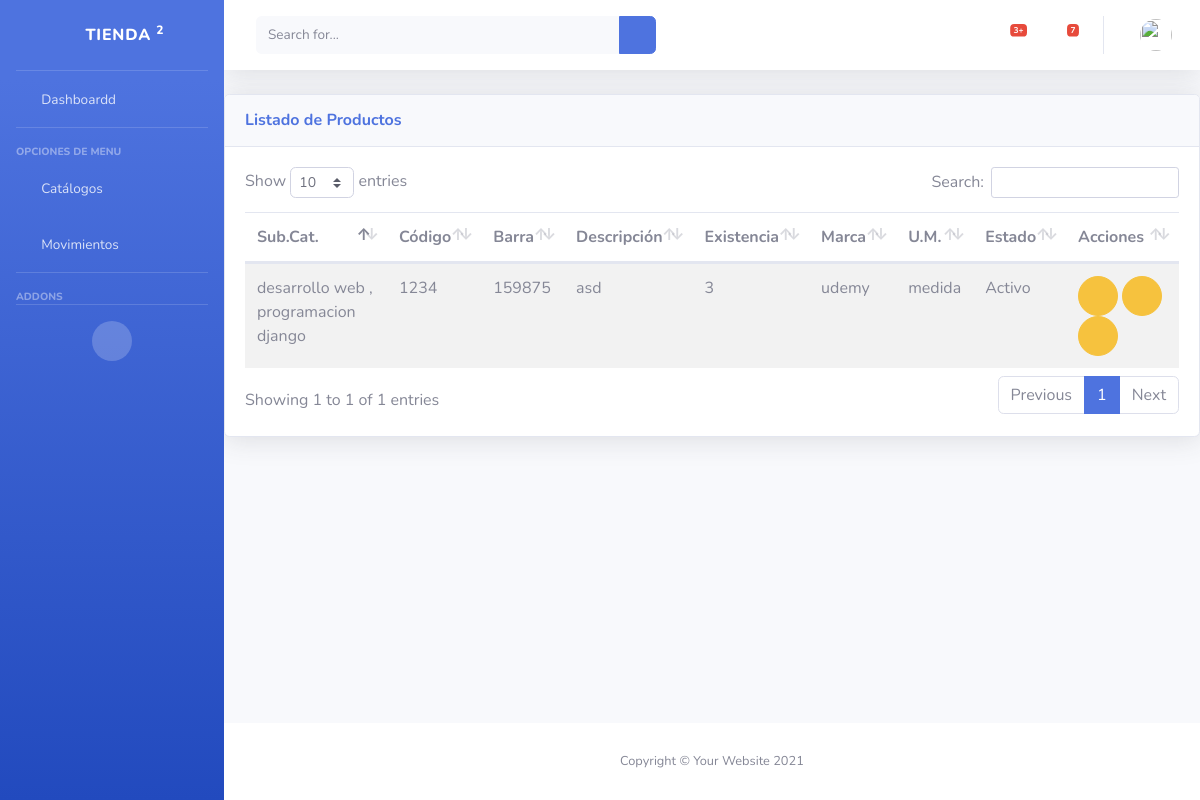
/inv/producto/ (signed in), run on an earlier commit of the app's database.
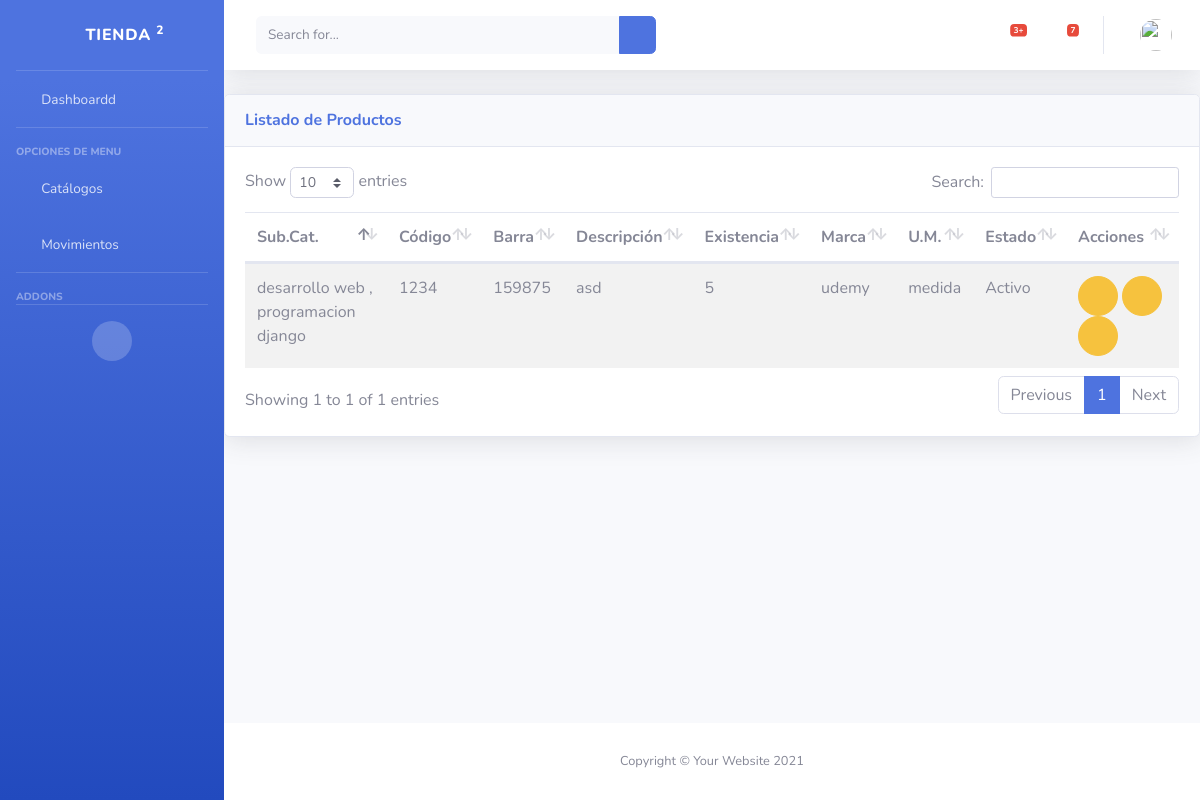
And on a later commit of the database.
### inv/models.py (models this page shows, shortened)
class Producto(Class_Modelo):
    codigo=models.CharField(max_length=20,unique=True)
    description = models.CharField(max_length=200)
    codigo_barra=models.CharField(max_length=50)
    precio=models.FloatField(default=0)
    stock=models.IntegerField(default=0,null=True)
    last_buy=models.DateField(null=True,blank=True)
    marca=models.ForeignKey(Marca,on_delete=models.CASCADE)
    subcategory=models.ForeignKey(SubCategory,on_delete=models.CASCADE)
    unidadMedida=models.ForeignKey(UnidadMedida,on_delete=models.CASCADE)
    class Meta:
        verbose_name ="Producto"
        verbose_name_plural ="Productos"
        unique_together = ('codigo','codigo_barra')

class SubCategory(Class_Modelo):
    categoria=models.ForeignKey(Category,on_delete=models.CASCADE)
    description = models.CharField(max_length=250,verbose_name="Descripcion",help_text = 'descripcion de la categoria')
    class Meta:
        verbose_name ="Sub Categoria"
        verbose_name_plural ="Sub Categorias"
        unique_together = ('categoria','description')
    def __str__(self):
        return f" {self.categoria.description} , {self.description}"

class Category(Class_Modelo):
    description = models.CharField(max_length=250,verbose_name="Descripcion",help_text = 'descripcion de la categoria',unique=True)
    class Meta:
        verbose_name ="Categoria"
        verbose_name_plural ="Categorias"

class Marca(Class_Modelo):
    description = models.CharField(max_length=100,help_text=" descripcion de la marca",unique=True,verbose_name="descripcion")
    title = models.CharField(max_length=50,blank=True)
    class Meta:
        verbose_name ="Marca"
        verbose_name_plural ="Marcas"
    def __str__(self):
        return self.description

class UnidadMedida(Class_Modelo):
    description = models.CharField(max_length=100,help_text=" descripcion de la Unidad de Medida",unique=True,verbose_name="descripcion")
    def __str__(self):
        return self.description
    class Meta:
        verbose_name ="Unidad de Medida"
        verbose_name_plural ="Unidades de Medidas"

### inv/views.py (the view)
# urls.py: path('producto/',views.Productoview,name='producto_list'),
@login_required(login_url='login')
def Productoview(request):
    productos =Producto.objects.all()
    return render(request,'inv/producto_list.html',{
        'productos':productos
    })

### inv/templates/inv/producto_list.html (shortened to what this page needs)
{% extends "base/base.html" %}
{%load static%}
{%block page_content %}
<div class="card shadow mb-4">
                                <div
                                    class="card-header py-3 d-flex flex-row align-items-center justify-content-between">
                                    <h6 class="m-0 font-weight-bold text-primary">Listado de Productos</h6>
                                    <div class="dropdown no-arrow">
                                        <a class="dropdown-toggle" href="#" role="button" id="dropdownMenuLink"
                                            data-toggle="dropdown" aria-haspopup="true" aria-expanded="false">
                                            <i class="fas fa-ellipsis-v fa-sm fa-fw text-gray-400"></i>
                                        </a>
                                    </div>
                                </div>
                                <div class="card-body">
                                   {%if not productos %}
                                       <div class= "alert alert-info">No hay Productos</div>
                                    {%else%}
                                    <table class="table table-striped table-hover">
                                        <thead>
                                                <th>Sub.Cat.</th>
                                                <th>Código</th>
                                                <th>Barra</th>
                                                <th>Descripción</th>
                                                <th>Existencia</th>
                                                <th>Marca</th>
                                                <th>U.M.</th>
                                                <th>Estado</th>
                                                <th class="all">Acciones </th>
                                        </thead>
                                        <tbody>
                                        {% for item in productos %}
                                            <tr>
                                                <td>{{ item.subcategory }}</td>
                                                <td>{{ item.codigo }}</td>
                                                <td>{{item.codigo_barra}}</td>
                                                <td>{{ item.description }}</td>
                                                <td>{{ item.stock }}</td>
                                                <td>{{ item.marca }}</td>
                                                <td>{{ item.unidadMedida }}</td>
                                                <td>{{item.estado|yesno:"Activo,Inactivo"}}</td>
                                                <td>
                                                    <a onclick="return abrir_modal('{% url 'editarProducto' id=item.id%}')" href="#" class="btn btn-warning btn-circle" role="button"><i class =" far fa-edit"></i> </a>
                                                    <a href="{% url 'ActivarProducto' id=item.id %}" class="btn btn-warning btn-circle" role="button"><i class =" far fa-thumbs-up"></i> </a>
                                                    <a href="{% url 'inactivarProducto' id=item.id %}" class="btn btn-warning btn-circle" role="button"><i class =" far fa-thumbs-down"></i> </a>
                                                </td>
                                            </tr>
                                        {% endfor %}
                                        </tbody>
                                    </table>
                                {%endif %}
                                </div>
                            </div>
                            {%endblock%}

What changed in the data, as far as the page shows it:
changed Producto "asd": stock "3" → "5"
